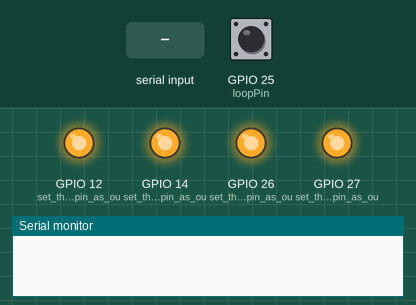
Recording of a sketch running on a simulated ESP32. On the bench: output pins drawn as LEDs (lit = HIGH), the last lines printed to the serial monitor. The test bench sets the inputs (shaded band); at power-on: GPIO 25 (loopPin) HIGH.

Above: at 1.2 s.
1.3 s: "ON\n" received over Serial
At 1.9 s:
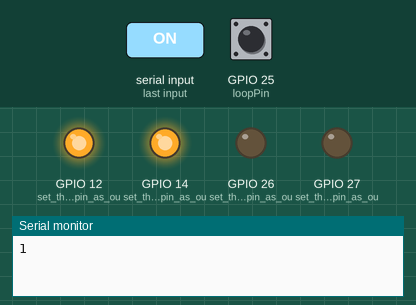
2.8 s: "OFF\n" received over Serial
At 3.1 s:
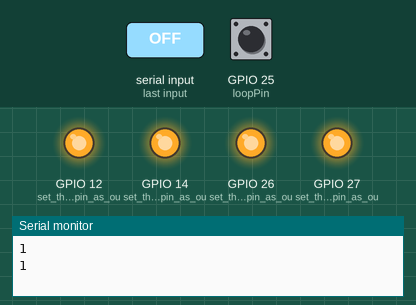
4.3 s: "ACTIVE\n" received over Serial
At 5.4 s:
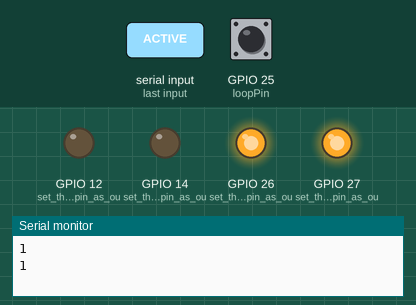
5.8 s: "ON\n" received over Serial
At 6.5 s:
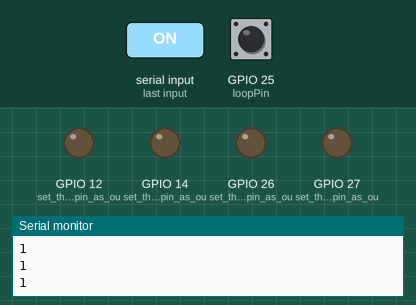
7.3 s: GPIO 25 (loopPin) pulled LOW for 1 s
At 11.0 s:
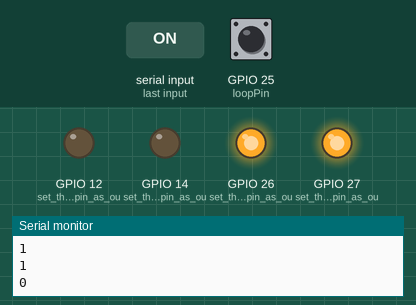
Timing chart, 0 to 12.3 s (numbered marks = the images above; inputs shaded):
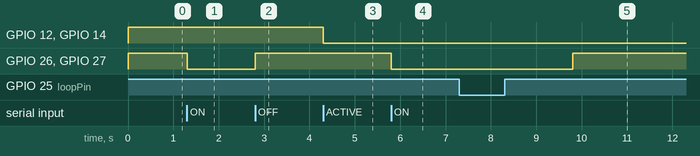

The sketch:

sketch_jan02a.ino
```cpp
const int loopPin = 25;  // the number of the pushbutton pin
const int separator_1 = 34;  // the number of the pushbutton pin
const int separator_2 = 35;  // the number of the pushbutton pin
const int separator_3 = 36;  // the number of the pushbutton pin
const int separator_4 = 39;  // the number of the pushbutton pin
void setup() {
  Serial.begin(9600);
  pinMode(27, OUTPUT); // set the digital pin as output:
  pinMode(26, OUTPUT); // set the digital pin as output:
  pinMode(12, OUTPUT); // set the digital pin as output:
  pinMode(14, OUTPUT); // set the digital pin as output:
  digitalWrite(27, HIGH); // turn on LED
  digitalWrite(26, HIGH); // turn on LED
  digitalWrite(12, HIGH); // turn on LED
  digitalWrite(14, HIGH); // turn on LED
  pinMode(loopPin, INPUT_PULLUP);
  pinMode(separator_1, INPUT);
  pinMode(separator_2, INPUT);
  pinMode(separator_3, INPUT);
  pinMode(separator_4, INPUT);


}

void loop() {

  if (Serial.available()) // if there is data comming
  {

    String command = Serial.readStringUntil('\n'); // read string until meet newline character

    if (command == "OFF")
    {
      digitalWrite(27, HIGH); // turn on LED
      digitalWrite(26, HIGH); // turn on LED

    }

    if (command == "ON")
    {
      digitalWrite(27, LOW);  // turn off LED
      digitalWrite(26, LOW); // turn on LED
      while (1) {
        int loopState = digitalRead(loopPin);
        //Serial.print("Loop:");
        Serial.println(loopState);

        String command = Serial.readStringUntil('\n'); // read string until meet newline character
        if (loopState == 0)
        {
          String command = Serial.readStringUntil('\n'); // read string until meet newline character
        if (loopState == 0){
          digitalWrite(27, HIGH); // turn on LED
          digitalWrite(26, HIGH); // turn on LED

         break;
        }
        }

         if (command == "OFF")
    {
      digitalWrite(27, HIGH); // turn on LED
      digitalWrite(26, HIGH); // turn on LED
 break;
    }
      }
    }
    if (command == "ACTIVE")
    {
      digitalWrite(12, LOW);  // turn off LED
      digitalWrite(14, LOW); // turn on LED


    }
    if (command == "STOP")
    {

      digitalWrite(12, HIGH);  // turn off LED
      digitalWrite(14, HIGH); // turn on LED


    }
    //    if (command == "loop_START")
    //    {
    //while (1) {
    // int loopState = digitalRead(loopPin);
    //  Serial.print("Loop:");
    //  Serial.println(loopState);
    //
    //    String command = Serial.readStringUntil('\n'); // read string until meet newline character
    //   if (command == "loop_STOP")
    //    {
    //
    //     break;
    //
    //
    //
    //    }
    //  }
    //
    // }

  }

}
```

Measured:
- after the input at 1.3 s, GPIO 26 (set_the_digital_pin_as_ou), GPIO 27 (set_the_digital_pin_as_ou): HIGH → LOW at once
- after the input at 2.8 s, GPIO 26 (set_the_digital_pin_as_ou), GPIO 27 (set_the_digital_pin_as_ou): LOW → HIGH at once
- after the input at 4.3 s, GPIO 12 (set_the_digital_pin_as_ou), GPIO 14 (set_the_digital_pin_as_ou): HIGH → LOW at once
- after the input at 5.8 s, GPIO 26 (set_the_digital_pin_as_ou), GPIO 27 (set_the_digital_pin_as_ou): HIGH → LOW at once
- after the input at 7.3 s, GPIO 26 (set_the_digital_pin_as_ou), GPIO 27 (set_the_digital_pin_as_ou): LOW → HIGH after 2.5 s
